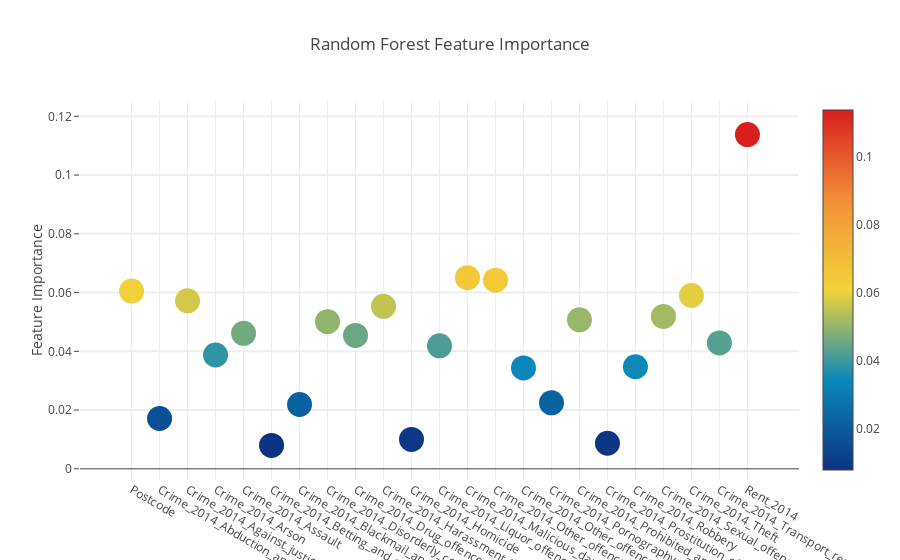
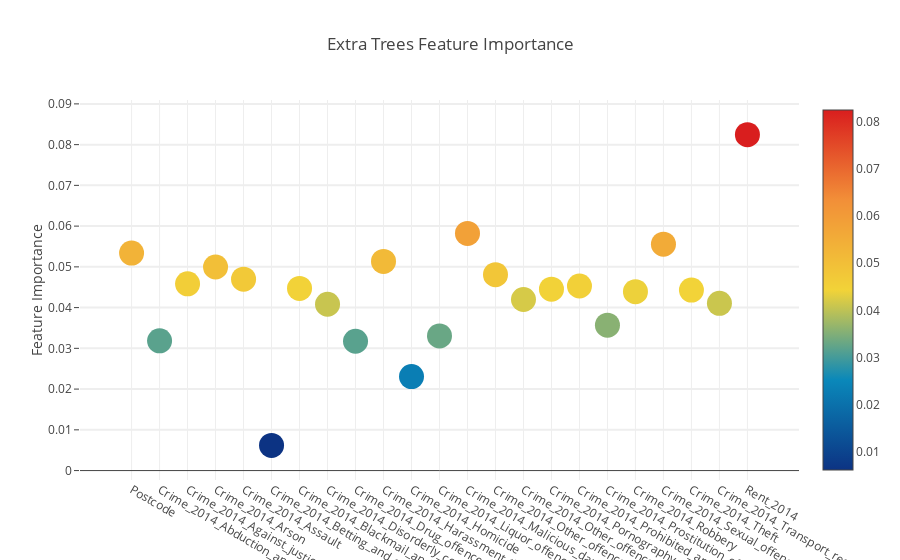
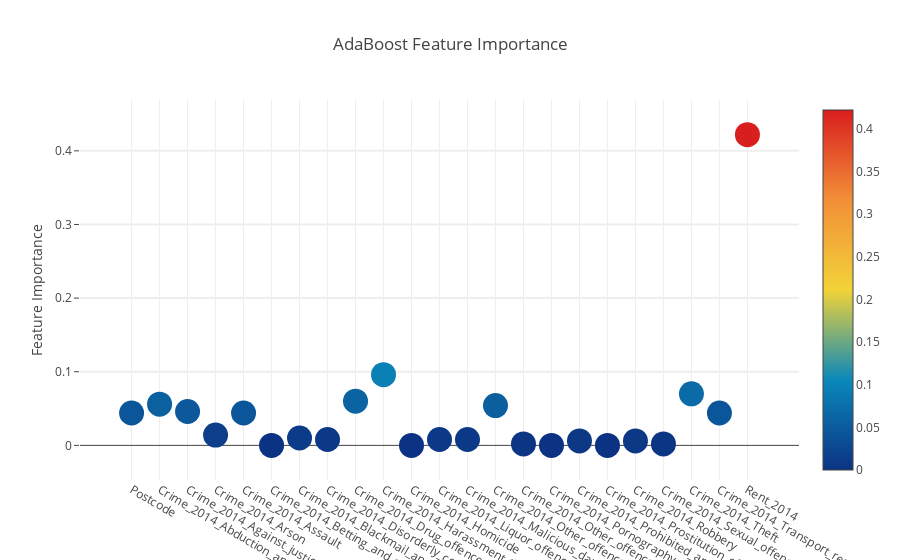
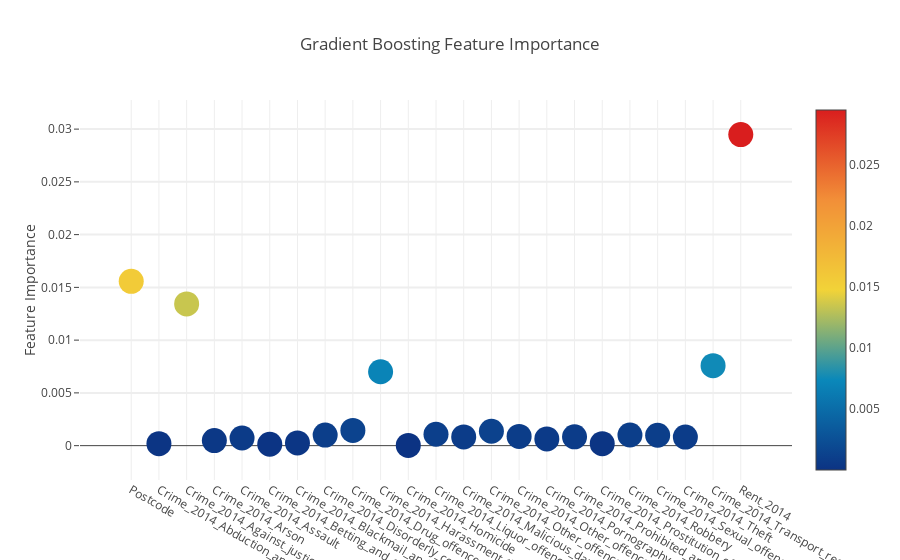

The cell these charts' notebook holds for them, in order:
### Code cell
# Scatter plot 
trace = go.Scatter(
    y = feature_dataframe['Random Forest feature importances'].values,
    x = feature_dataframe['features'].values,
    mode='markers',
    marker=dict(
        sizemode = 'diameter',
        sizeref = 1,
        size = 25,
#       size= feature_dataframe['AdaBoost feature importances'].values,
        #color = np.random.randn(500), #set color equal to a variable
        color = feature_dataframe['Random Forest feature importances'].values,
        colorscale='Portland',
        showscale=True
    ),
    text = feature_dataframe['features'].values
)
data = [trace]

layout= go.Layout(
    autosize= True,
    title= 'Random Forest Feature Importance',
    hovermode= 'closest',
#     xaxis= dict(
#         title= 'Pop',
#         ticklen= 5,
#         zeroline= False,
#         gridwidth= 2,
#     ),
    yaxis=dict(
        title= 'Feature Importance',
        ticklen= 5,
        gridwidth= 2
    ),
    showlegend= False
)
fig = go.Figure(data=data, layout=layout)
py.iplot(fig,filename='scatter2010')

# Scatter plot 
trace = go.Scatter(
    y = feature_dataframe['Extra Trees  feature importances'].values,
    x = feature_dataframe['features'].values,
    mode='markers',
    marker=dict(
        sizemode = 'diameter',
        sizeref = 1,
        size = 25,
#       size= feature_dataframe['AdaBoost feature importances'].values,
        #color = np.random.randn(500), #set color equal to a variable
        color = feature_dataframe['Extra Trees  feature importances'].values,
        colorscale='Portland',
        showscale=True
    ),
    text = feature_dataframe['features'].values
)
data = [trace]

layout= go.Layout(
    autosize= True,
    title= 'Extra Trees Feature Importance',
    hovermode= 'closest',
#     xaxis= dict(
#         title= 'Pop',
#         ticklen= 5,
#         zeroline= False,
#         gridwidth= 2,
#     ),
    yaxis=dict(
        title= 'Feature Importance',
        ticklen= 5,
        gridwidth= 2
    ),
    showlegend= False
)
fig = go.Figure(data=data, layout=layout)
py.iplot(fig,filename='scatter2010')

# Scatter plot 
trace = go.Scatter(
    y = feature_dataframe['AdaBoost feature importances'].values,
    x = feature_dataframe['features'].values,
    mode='markers',
    marker=dict(
        sizemode = 'diameter',
        sizeref = 1,
        size = 25,
#       size= feature_dataframe['AdaBoost feature importances'].values,
        #color = np.random.randn(500), #set color equal to a variable
        color = feature_dataframe['AdaBoost feature importances'].values,
        colorscale='Portland',
        showscale=True
    ),
    text = feature_dataframe['features'].values
)
data = [trace]

layout= go.Layout(
    autosize= True,
    title= 'AdaBoost Feature Importance',
    hovermode= 'closest',
#     xaxis= dict(
#         title= 'Pop',
#         ticklen= 5,
#         zeroline= False,
#         gridwidth= 2,
#     ),
    yaxis=dict(
        title= 'Feature Importance',
        ticklen= 5,
        gridwidth= 2
    ),
    showlegend= False
)
fig = go.Figure(data=data, layout=layout)
py.iplot(fig,filename='scatter2010')

# Scatter plot 
trace = go.Scatter(
    y = feature_dataframe['Gradient Boost feature importances'].values,
    x = feature_dataframe['features'].values,
    mode='markers',
    marker=dict(
        sizemode = 'diameter',
        sizeref = 1,
        size = 25,
#       size= feature_dataframe['AdaBoost feature importances'].values,
        #color = np.random.randn(500), #set color equal to a variable
        color = feature_dataframe['Gradient Boost feature importances'].values,
        colorscale='Portland',
        showscale=True
    ),
    text = feature_dataframe['features'].values
)
data = [trace]

layout= go.Layout(
    autosize= True,
    title= 'Gradient Boosting Feature Importance',
    hovermode= 'closest',
#     xaxis= dict(
#         title= 'Pop',
#         ticklen= 5,
#         zeroline= False,
#         gridwidth= 2,
#     ),
    yaxis=dict(
        title= 'Feature Importance',
        ticklen= 5,
        gridwidth= 2
    ),
    showlegend= False
)
fig = go.Figure(data=data, layout=layout)
py.iplot(fig,filename='scatter2010')

### Figure 1 — Plotly figure (JSON) as saved in the notebook; plotly's stock layout.template omitted (floating-point values rounded to 4 significant figures)
{"data": [{"marker": {"color": [0.0605, 0.01713, 0.0572, 0.03874, 0.04613, 0.00798, 0.02188, 0.05008, 0.04542, 0.05531, 0.009994, 0.04187, 0.06507, 0.06422, 0.03433, 0.02247, 0.05073, 0.008695, 0.03475, 0.05188, 0.05901, 0.04285, 0.1138], "colorscale": "Portland", "showscale": true, "size": 25, "sizemode": "diameter", "sizeref": 1}, "mode": "markers", "text": ["Postcode", "Crime_2014_Abduction_and_kidnapping", "Crime_2014_Against_justice_procedures", "Crime_2014_Arson", "Crime_2014_Assault", "Crime_2014_Betting_and_gaming_offences", "Crime_2014_Blackmail_and_extortion", "Crime_2014_Disorderly_conduct", "Crime_2014_Drug_offences", "Crime_2014_Harassment_threatening_behaviour_and_private_nuisance", "Crime_2014_Homicide", "Crime_2014_Liquor_offences", "Crime_2014_Malicious_damage_to_property", "Crime_2014_Other_offences", "Crime_2014_Other_offences_against_the_person", "Crime_2014_Pornography_offences", "Crime_2014_Prohibited_and_regulated_weapons_offences", "Crime_2014_Prostitution_offences", "Crime_2014_Robbery", "Crime_2014_Sexual_offences", "Crime_2014_Theft", "Crime_2014_Transport_regulatory_offences", "Rent_2014"], "type": "scatter", "x": ["Postcode", "Crime_2014_Abduction_and_kidnapping", "Crime_2014_Against_justice_procedures", "Crime_2014_Arson", "Crime_2014_Assault", "Crime_2014_Betting_and_gaming_offences", "Crime_2014_Blackmail_and_extortion", "Crime_2014_Disorderly_conduct", "Crime_2014_Drug_offences", "Crime_2014_Harassment_threatening_behaviour_and_private_nuisance", "Crime_2014_Homicide", "Crime_2014_Liquor_offences", "Crime_2014_Malicious_damage_to_property", "Crime_2014_Other_offences", "Crime_2014_Other_offences_against_the_person", "Crime_2014_Pornography_offences", "Crime_2014_Prohibited_and_regulated_weapons_offences", "Crime_2014_Prostitution_offences", "Crime_2014_Robbery", "Crime_2014_Sexual_offences", "Crime_2014_Theft", "Crime_2014_Transport_regulatory_offences", "Rent_2014"], "y": [0.0605, 0.01713, 0.0572, 0.03874, 0.04613, 0.00798, 0.02188, 0.05008, 0.04542, 0.05531, 0.009994, 0.04187, 0.06507, 0.06422, 0.03433, 0.02247, 0.05073, 0.008695, 0.03475, 0.05188, 0.05901, 0.04285, 0.1138]}], "layout": {"autosize": true, "hovermode": "closest", "showlegend": false, "title": "Random Forest Feature Importance", "yaxis": {"gridwidth": 2, "ticklen": 5, "title": "Feature Importance"}}}

### Figure 2 — Plotly figure (JSON) as saved in the notebook; plotly's stock layout.template omitted (floating-point values rounded to 4 significant figures)
{"data": [{"marker": {"color": [0.05339, 0.03183, 0.04583, 0.04997, 0.04699, 0.006184, 0.04471, 0.04083, 0.03174, 0.05134, 0.02307, 0.03305, 0.05822, 0.04808, 0.04199, 0.04453, 0.0453, 0.03568, 0.04391, 0.05557, 0.04429, 0.04105, 0.08246], "colorscale": "Portland", "showscale": true, "size": 25, "sizemode": "diameter", "sizeref": 1}, "mode": "markers", "text": ["Postcode", "Crime_2014_Abduction_and_kidnapping", "Crime_2014_Against_justice_procedures", "Crime_2014_Arson", "Crime_2014_Assault", "Crime_2014_Betting_and_gaming_offences", "Crime_2014_Blackmail_and_extortion", "Crime_2014_Disorderly_conduct", "Crime_2014_Drug_offences", "Crime_2014_Harassment_threatening_behaviour_and_private_nuisance", "Crime_2014_Homicide", "Crime_2014_Liquor_offences", "Crime_2014_Malicious_damage_to_property", "Crime_2014_Other_offences", "Crime_2014_Other_offences_against_the_person", "Crime_2014_Pornography_offences", "Crime_2014_Prohibited_and_regulated_weapons_offences", "Crime_2014_Prostitution_offences", "Crime_2014_Robbery", "Crime_2014_Sexual_offences", "Crime_2014_Theft", "Crime_2014_Transport_regulatory_offences", "Rent_2014"], "type": "scatter", "x": ["Postcode", "Crime_2014_Abduction_and_kidnapping", "Crime_2014_Against_justice_procedures", "Crime_2014_Arson", "Crime_2014_Assault", "Crime_2014_Betting_and_gaming_offences", "Crime_2014_Blackmail_and_extortion", "Crime_2014_Disorderly_conduct", "Crime_2014_Drug_offences", "Crime_2014_Harassment_threatening_behaviour_and_private_nuisance", "Crime_2014_Homicide", "Crime_2014_Liquor_offences", "Crime_2014_Malicious_damage_to_property", "Crime_2014_Other_offences", "Crime_2014_Other_offences_against_the_person", "Crime_2014_Pornography_offences", "Crime_2014_Prohibited_and_regulated_weapons_offences", "Crime_2014_Prostitution_offences", "Crime_2014_Robbery", "Crime_2014_Sexual_offences", "Crime_2014_Theft", "Crime_2014_Transport_regulatory_offences", "Rent_2014"], "y": [0.05339, 0.03183, 0.04583, 0.04997, 0.04699, 0.006184, 0.04471, 0.04083, 0.03174, 0.05134, 0.02307, 0.03305, 0.05822, 0.04808, 0.04199, 0.04453, 0.0453, 0.03568, 0.04391, 0.05557, 0.04429, 0.04105, 0.08246]}], "layout": {"autosize": true, "hovermode": "closest", "showlegend": false, "title": "Extra Trees Feature Importance", "yaxis": {"gridwidth": 2, "ticklen": 5, "title": "Feature Importance"}}}

### Figure 3 — Plotly figure (JSON) as saved in the notebook; plotly's stock layout.template omitted (floating-point values rounded to 4 significant figures)
{"data": [{"marker": {"color": [0.044, 0.056, 0.046, 0.014, 0.044, 0, 0.01, 0.008, 0.06, 0.096, 0, 0.008, 0.008, 0.054, 0.002, 0, 0.006, 0, 0.006, 0.002, 0.07, 0.044, 0.422], "colorscale": "Portland", "showscale": true, "size": 25, "sizemode": "diameter", "sizeref": 1}, "mode": "markers", "text": ["Postcode", "Crime_2014_Abduction_and_kidnapping", "Crime_2014_Against_justice_procedures", "Crime_2014_Arson", "Crime_2014_Assault", "Crime_2014_Betting_and_gaming_offences", "Crime_2014_Blackmail_and_extortion", "Crime_2014_Disorderly_conduct", "Crime_2014_Drug_offences", "Crime_2014_Harassment_threatening_behaviour_and_private_nuisance", "Crime_2014_Homicide", "Crime_2014_Liquor_offences", "Crime_2014_Malicious_damage_to_property", "Crime_2014_Other_offences", "Crime_2014_Other_offences_against_the_person", "Crime_2014_Pornography_offences", "Crime_2014_Prohibited_and_regulated_weapons_offences", "Crime_2014_Prostitution_offences", "Crime_2014_Robbery", "Crime_2014_Sexual_offences", "Crime_2014_Theft", "Crime_2014_Transport_regulatory_offences", "Rent_2014"], "type": "scatter", "x": ["Postcode", "Crime_2014_Abduction_and_kidnapping", "Crime_2014_Against_justice_procedures", "Crime_2014_Arson", "Crime_2014_Assault", "Crime_2014_Betting_and_gaming_offences", "Crime_2014_Blackmail_and_extortion", "Crime_2014_Disorderly_conduct", "Crime_2014_Drug_offences", "Crime_2014_Harassment_threatening_behaviour_and_private_nuisance", "Crime_2014_Homicide", "Crime_2014_Liquor_offences", "Crime_2014_Malicious_damage_to_property", "Crime_2014_Other_offences", "Crime_2014_Other_offences_against_the_person", "Crime_2014_Pornography_offences", "Crime_2014_Prohibited_and_regulated_weapons_offences", "Crime_2014_Prostitution_offences", "Crime_2014_Robbery", "Crime_2014_Sexual_offences", "Crime_2014_Theft", "Crime_2014_Transport_regulatory_offences", "Rent_2014"], "y": [0.044, 0.056, 0.046, 0.014, 0.044, 0, 0.01, 0.008, 0.06, 0.096, 0, 0.008, 0.008, 0.054, 0.002, 0, 0.006, 0, 0.006, 0.002, 0.07, 0.044, 0.422]}], "layout": {"autosize": true, "hovermode": "closest", "showlegend": false, "title": "AdaBoost Feature Importance", "yaxis": {"gridwidth": 2, "ticklen": 5, "title": "Feature Importance"}}}

### Figure 4 — Plotly figure (JSON) as saved in the notebook; plotly's stock layout.template omitted (floating-point values rounded to 4 significant figures)
{"data": [{"marker": {"color": [0.01557, 0.0001834, 0.01343, 0.0004838, 0.0007229, 0.0001341, 0.0002555, 0.0009978, 0.001446, 0.007001, 2.586e-05, 0.001081, 0.0008239, 0.001364, 0.0008708, 0.0006359, 0.0008366, 0.0001848, 0.00101, 0.0009878, 0.0008096, 0.007579, 0.02948], "colorscale": "Portland", "showscale": true, "size": 25, "sizemode": "diameter", "sizeref": 1}, "mode": "markers", "text": ["Postcode", "Crime_2014_Abduction_and_kidnapping", "Crime_2014_Against_justice_procedures", "Crime_2014_Arson", "Crime_2014_Assault", "Crime_2014_Betting_and_gaming_offences", "Crime_2014_Blackmail_and_extortion", "Crime_2014_Disorderly_conduct", "Crime_2014_Drug_offences", "Crime_2014_Harassment_threatening_behaviour_and_private_nuisance", "Crime_2014_Homicide", "Crime_2014_Liquor_offences", "Crime_2014_Malicious_damage_to_property", "Crime_2014_Other_offences", "Crime_2014_Other_offences_against_the_person", "Crime_2014_Pornography_offences", "Crime_2014_Prohibited_and_regulated_weapons_offences", "Crime_2014_Prostitution_offences", "Crime_2014_Robbery", "Crime_2014_Sexual_offences", "Crime_2014_Theft", "Crime_2014_Transport_regulatory_offences", "Rent_2014"], "type": "scatter", "x": ["Postcode", "Crime_2014_Abduction_and_kidnapping", "Crime_2014_Against_justice_procedures", "Crime_2014_Arson", "Crime_2014_Assault", "Crime_2014_Betting_and_gaming_offences", "Crime_2014_Blackmail_and_extortion", "Crime_2014_Disorderly_conduct", "Crime_2014_Drug_offences", "Crime_2014_Harassment_threatening_behaviour_and_private_nuisance", "Crime_2014_Homicide", "Crime_2014_Liquor_offences", "Crime_2014_Malicious_damage_to_property", "Crime_2014_Other_offences", "Crime_2014_Other_offences_against_the_person", "Crime_2014_Pornography_offences", "Crime_2014_Prohibited_and_regulated_weapons_offences", "Crime_2014_Prostitution_offences", "Crime_2014_Robbery", "Crime_2014_Sexual_offences", "Crime_2014_Theft", "Crime_2014_Transport_regulatory_offences", "Rent_2014"], "y": [0.01557, 0.0001834, 0.01343, 0.0004838, 0.0007229, 0.0001341, 0.0002555, 0.0009978, 0.001446, 0.007001, 2.586e-05, 0.001081, 0.0008239, 0.001364, 0.0008708, 0.0006359, 0.0008366, 0.0001848, 0.00101, 0.0009878, 0.0008096, 0.007579, 0.02948]}], "layout": {"autosize": true, "hovermode": "closest", "showlegend": false, "title": "Gradient Boosting Feature Importance", "yaxis": {"gridwidth": 2, "ticklen": 5, "title": "Feature Importance"}}}
